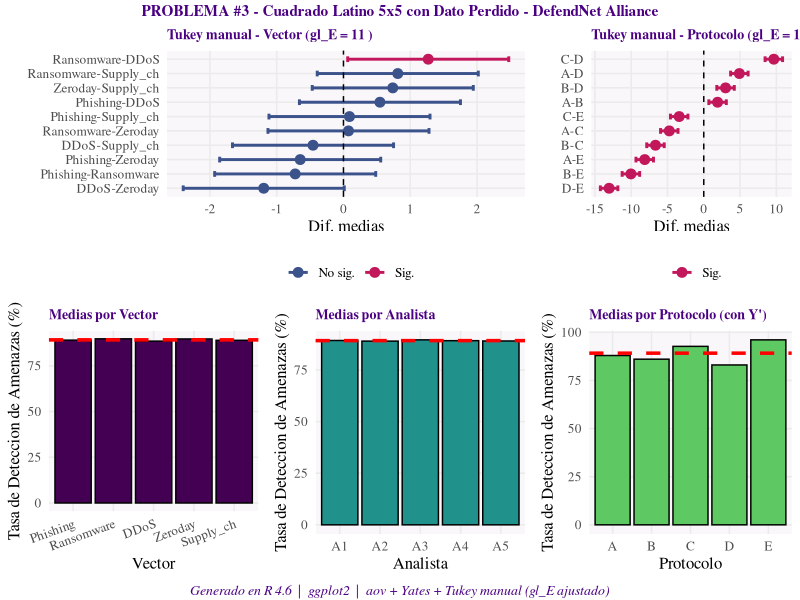
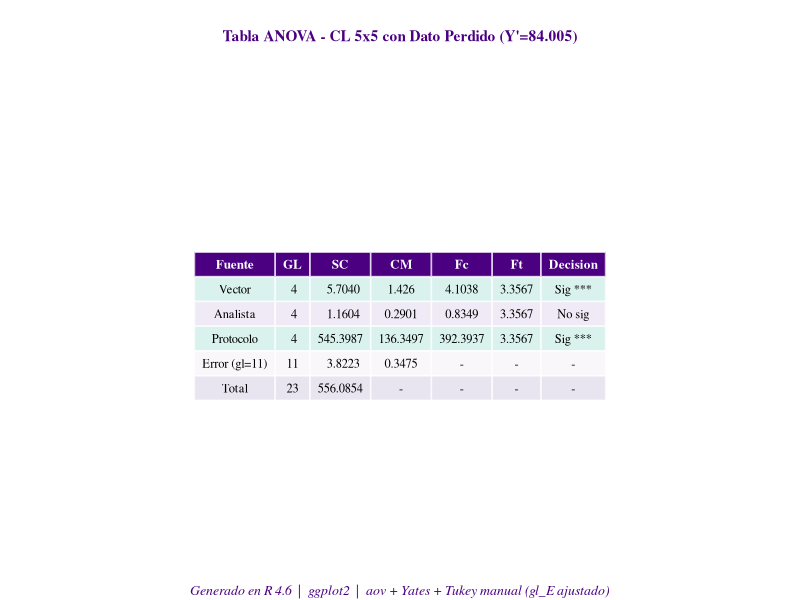

Here is the R script that generated these plots, in order:
# ============================================================
# PROBLEMA #3 - Cuadrado Latino 5x5 con Dato Perdido
# DefendNet Alliance — Tasa de Deteccion de Amenazas (%)
# ============================================================
library(ggplot2); library(dplyr); library(gridExtra)

TITULO      <- "PROBLEMA #3 - Cuadrado Latino 5x5 con Dato Perdido - DefendNet Alliance"
NOMBRE_FIL  <- "Vector"
NOMBRE_COL  <- "Analista"
NOMBRE_TRAT <- "Protocolo"
RESPUESTA   <- "Tasa de Deteccion de Amenazas (%)"

p <- 5
filas_idx <- c("Phishing","Ransomware","DDoS","Zeroday","Supply_ch")
cols_idx  <- c("A1","A2","A3","A4","A5")

# Cuadrado Latino 5x5 ciclico (NA en V2/A3 = Protocolo D perdido)
cuadrado <- matrix(c(
  "A","B","C","D","E",
  "B","C","D","E","A",
  "C","D","E","A","B",
  "D","E","A","B","C",
  "E","A","B","C","D"
), nrow=p, byrow=TRUE)

y_mat <- matrix(c(
  88.47, 85.09, 92.44, 82.82, 96.33,
  86.32, 93.75, NA,    96.65, 88.04,   # NA = dato perdido
  91.82, 82.35, 96.15, 86.84, 85.26,
  83.87, 95.64, 88.62, 87.08, 93.18,
  95.72, 87.84, 86.54, 92.37, 82.23
), nrow=p, byrow=TRUE)

# Construir data frame
N_orig <- p * p
fila_v <- rep(filas_idx, each=p)
col_v  <- rep(cols_idx,  times=p)
trat_v <- as.vector(t(cuadrado))
y_v    <- as.vector(t(y_mat))

df_full <- data.frame(
  Fila    = factor(fila_v, levels=filas_idx),
  Columna = factor(col_v,  levels=cols_idx),
  Trat    = factor(trat_v),
  Y       = y_v
)
names(df_full)[1:3] <- c(NOMBRE_FIL, NOMBRE_COL, NOMBRE_TRAT)

# Dato perdido
idx_na <- which(is.na(df_full$Y))
cat("Dato perdido: fila", as.character(df_full[idx_na, NOMBRE_FIL]),
    "| col", as.character(df_full[idx_na, NOMBRE_COL]),
    "| trat", as.character(df_full[idx_na, NOMBRE_TRAT]), "\n")

# FORMULA DE YATES
df_sin <- df_full[!is.na(df_full$Y), ]
G      <- sum(df_sin$Y)
fila_p <- as.character(df_full[idx_na, NOMBRE_FIL])
col_p  <- as.character(df_full[idx_na, NOMBRE_COL])
trat_p <- as.character(df_full[idx_na, NOMBRE_TRAT])

R     <- sum(df_sin$Y[df_sin[[NOMBRE_FIL]] == fila_p])
C_col <- sum(df_sin$Y[df_sin[[NOMBRE_COL]] == col_p])
T_t   <- sum(df_sin$Y[df_sin[[NOMBRE_TRAT]] == trat_p])

Y_prima <- (p*(R + C_col + T_t) - 2*G) / ((p-1)*(p-2))
cat(sprintf("G=%.4f  R=%.4f  C_col=%.4f  T_t=%.4f\n", G, R, C_col, T_t))
cat(sprintf("Y' = (p*(R+C_col+T_t) - 2*G) / ((p-1)*(p-2)) = %.6f\n", Y_prima))

df_full$Y[idx_na] <- Y_prima
df <- df_full

# ANOVA (gl_Error = (p-1)*(p-2) - 1 = 11 ajustado)
formula_m <- as.formula(paste("Y ~", NOMBRE_FIL, "+", NOMBRE_COL, "+", NOMBRE_TRAT))
modelo    <- aov(formula_m, data=df)
resumen   <- summary(modelo)[[1]]

sc_F <- resumen[1,"Sum Sq"]; sc_C <- resumen[2,"Sum Sq"]
sc_T <- resumen[3,"Sum Sq"]; sc_E <- resumen[4,"Sum Sq"]
sc_Tot <- sc_F + sc_C + sc_T + sc_E

gl_F <- p-1; gl_C <- p-1; gl_T <- p-1
gl_E <- (p-1)*(p-2) - 1    # = 11
cm_E <- sc_E / gl_E

alpha  <- 0.05
ft     <- qf(1-alpha, gl_F, gl_E)
Fc_F   <- (sc_F/gl_F) / cm_E
Fc_C   <- (sc_C/gl_C) / cm_E
Fc_T   <- (sc_T/gl_T) / cm_E

cat(strrep("=",70), "\nTABLA ANOVA AJUSTADA -", TITULO, "\n")
cat(sprintf("(gl_Error ajustado = %d, Y' = %.4f)\n", gl_E, Y_prima))
cat(strrep("=",70), "\n")
cat(sprintf("%-14s GL=%d SC=%.4f CM=%.4f Fc=%.4f Ft=%.4f %s\n",
    NOMBRE_FIL, gl_F, sc_F, sc_F/gl_F, Fc_F, ft, ifelse(Fc_F>ft,"SIGNIFICATIVO","no sig.")))
cat(sprintf("%-14s GL=%d SC=%.4f CM=%.4f Fc=%.4f Ft=%.4f %s\n",
    NOMBRE_COL, gl_C, sc_C, sc_C/gl_C, Fc_C, ft, ifelse(Fc_C>ft,"SIGNIFICATIVO","no sig.")))
cat(sprintf("%-14s GL=%d SC=%.4f CM=%.4f Fc=%.4f Ft=%.4f %s\n",
    NOMBRE_TRAT,gl_T, sc_T, sc_T/gl_T, Fc_T, ft, ifelse(Fc_T>ft,"SIGNIFICATIVO","no sig.")))
cat(sprintf("%-14s GL=%d SC=%.4f CM=%.4f\n", "Error", gl_E, sc_E, cm_E))
cat(sprintf("%-14s GL=%d SC=%.4f\n", "Total", N_orig-2, sc_Tot))

# PRUEBA DE TUKEY MANUAL (gl_E ajustado = 11)
k       <- p
n_grupo <- p

tukey_manual <- function(factor_name) {
  cat(sprintf("\n--- Tukey Manual - %s ---\n", factor_name))
  q_crit  <- qtukey(0.95, k, gl_E)
  T_alpha <- q_crit * sqrt(cm_E / n_grupo)
  medias  <- sort(tapply(df$Y, df[[factor_name]], mean), decreasing=TRUE)
  cat(sprintf("q(0.05,%d,%d)=%.4f  T_alpha=%.4f\n", k, gl_E, q_crit, T_alpha))
  nivs <- names(medias)
  for (i in seq_along(nivs)) {
    for (j in seq_along(nivs)) {
      if (j > i) {
        ni <- nivs[i]; nj <- nivs[j]
        dif <- abs(medias[ni] - medias[nj])
        sig <- ifelse(dif > T_alpha, "SIGNIFICATIVO *", "no significativo")
        cat(sprintf("  %s vs %s: |%.4f - %.4f| = %.4f %s %.4f -> %s\n",
            ni, nj, medias[ni], medias[nj], dif,
            ifelse(dif > T_alpha, ">", "<"), T_alpha, sig))
      }
    }
  }
}

if (Fc_F > ft) tukey_manual(NOMBRE_FIL)
if (Fc_T > ft) tukey_manual(NOMBRE_TRAT)

# ============================================================
# GRAFICAS (ESTILO R: serif + viridis 5 colores + sello)
# ============================================================
theme_R <- theme_minimal(base_family = "serif", base_size = 12) +
  theme(plot.title       = element_text(face = "bold", color = "#4b0082"),
        panel.background = element_rect(fill = "#faf7fb", color = NA),
        panel.grid.minor = element_blank(),
        legend.position  = "bottom")
PALETA_R <- c("#440154","#3b528b","#21918c","#5ec962","#fde725")
ACCENT_R <- "#4b0082"
SELLO_R  <- "Generado en R 4.6  |  ggplot2  |  aov + Yates + Tukey manual (gl_E ajustado)"
mg <- mean(df$Y)

df_pF <- data.frame(Niv=factor(filas_idx, filas_idx), Med=tapply(df$Y, df[[NOMBRE_FIL]], mean)[filas_idx])
df_pC <- data.frame(Niv=factor(cols_idx,  cols_idx),  Med=tapply(df$Y, df[[NOMBRE_COL]], mean)[cols_idx])
df_pT <- data.frame(Niv=factor(sort(unique(trat_v)), sort(unique(trat_v))),
                    Med=tapply(df$Y, df[[NOMBRE_TRAT]], mean)[sort(unique(trat_v))])

p1 <- ggplot(df_pF,aes(x=Niv,y=Med)) +
  geom_bar(stat="identity",fill=PALETA_R[1],color="black") +
  geom_hline(yintercept=mg,color="red",linetype="dashed",linewidth=1.2) +
  labs(title=paste("Medias por",NOMBRE_FIL),x=NOMBRE_FIL,y=RESPUESTA) +
  theme_R + theme(plot.title=element_text(size=10), axis.text.x=element_text(angle=20,hjust=1))

p2 <- ggplot(df_pC,aes(x=Niv,y=Med)) +
  geom_bar(stat="identity",fill=PALETA_R[3],color="black") +
  geom_hline(yintercept=mg,color="red",linetype="dashed",linewidth=1.2) +
  labs(title=paste("Medias por",NOMBRE_COL),x=NOMBRE_COL,y=RESPUESTA) +
  theme_R + theme(plot.title=element_text(size=10))

p3 <- ggplot(df_pT,aes(x=Niv,y=Med)) +
  geom_bar(stat="identity",fill=PALETA_R[4],color="black") +
  geom_hline(yintercept=mg,color="red",linetype="dashed",linewidth=1.2) +
  labs(title=paste("Medias por",NOMBRE_TRAT,"(con Y')"),x=NOMBRE_TRAT,y=RESPUESTA) +
  theme_R + theme(plot.title=element_text(size=10))

# Helper Tukey comparaciones
make_tukey_comps <- function(factor_name) {
  T_a  <- qtukey(0.95, k, gl_E) * sqrt(cm_E / n_grupo)
  meds <- tapply(df$Y, df[[factor_name]], mean)
  nv   <- names(meds)
  out  <- data.frame(Comp=character(), diff=numeric(), lwr=numeric(), upr=numeric(), Sig=logical(), stringsAsFactors=FALSE)
  for (i in 1:(length(nv)-1)) for (j in (i+1):length(nv)) {
    d <- meds[nv[i]] - meds[nv[j]]
    out <- rbind(out, data.frame(Comp=paste0(nv[i],"-",nv[j]), diff=d, lwr=d-T_a, upr=d+T_a, Sig=abs(d)>T_a, stringsAsFactors=FALSE))
  }
  out
}

# p4 - Tukey Vector (Filas, significativo)
comps_F <- make_tukey_comps(NOMBRE_FIL)
p4 <- ggplot(comps_F,aes(y=reorder(Comp,diff),x=diff)) +
  geom_errorbarh(aes(xmin=lwr,xmax=upr,color=Sig),height=0.4,linewidth=1) +
  geom_point(aes(color=Sig),size=3) + geom_vline(xintercept=0,linetype="dashed") +
  scale_color_manual(values=c("TRUE"="#c2185b","FALSE"="#3b528b"),
                     labels=c("TRUE"="Sig.","FALSE"="No sig."),name="") +
  labs(title=paste("Tukey manual -",NOMBRE_FIL,"(gl_E =",gl_E,")"),x="Dif. medias",y="") +
  theme_R + theme(plot.title=element_text(size=10))

# p5 - Tukey Protocolo (Tratamiento, significativo)
comps_T <- make_tukey_comps(NOMBRE_TRAT)
p5 <- ggplot(comps_T,aes(y=reorder(Comp,diff),x=diff)) +
  geom_errorbarh(aes(xmin=lwr,xmax=upr,color=Sig),height=0.4,linewidth=1) +
  geom_point(aes(color=Sig),size=3) + geom_vline(xintercept=0,linetype="dashed") +
  scale_color_manual(values=c("TRUE"="#c2185b","FALSE"="#21918c"),
                     labels=c("TRUE"="Sig.","FALSE"="No sig."),name="") +
  labs(title=paste("Tukey manual -",NOMBRE_TRAT,"(gl_E =",gl_E,")"),x="Dif. medias",y="") +
  theme_R + theme(plot.title=element_text(size=10))

# Tabla ANOVA grob
tbl_df <- data.frame(
  "Fuente"   = c(NOMBRE_FIL, NOMBRE_COL, NOMBRE_TRAT, paste0("Error (gl=",gl_E,")"), "Total"),
  "GL"       = c(gl_F, gl_C, gl_T, gl_E, N_orig-2),
  "SC"       = round(c(sc_F,sc_C,sc_T,sc_E,sc_Tot),4),
  "CM"       = c(round(sc_F/gl_F,4),round(sc_C/gl_C,4),round(sc_T/gl_T,4),round(cm_E,4),"-"),
  "Fc"       = c(round(Fc_F,4),round(Fc_C,4),round(Fc_T,4),"-","-"),
  "Ft"       = c(round(ft,4),round(ft,4),round(ft,4),"-","-"),
  "Decision" = c(ifelse(Fc_F>ft,"Sig ***","No sig"),ifelse(Fc_C>ft,"Sig ***","No sig"),
                 ifelse(Fc_T>ft,"Sig ***","No sig"),"-","-"),
  check.names=FALSE, stringsAsFactors=FALSE)

anova_fills <- c(
  ifelse(Fc_F > ft, "#d9f2ee", "#efeaf5"),
  ifelse(Fc_C > ft, "#d9f2ee", "#efeaf5"),
  ifelse(Fc_T > ft, "#d9f2ee", "#efeaf5"),
  "#faf7fb", "#e8e4f0"
)
tema <- gridExtra::ttheme_default(
  core   =list(bg_params=list(fill=anova_fills),fg_params=list(fontsize=9,fontfamily="serif")),
  colhead=list(bg_params=list(fill="#4b0082"),fg_params=list(col="white",fontsize=9.5,fontface="bold",fontfamily="serif")))
p_tbl <- gridExtra::arrangeGrob(
  grid::textGrob(paste0("Tabla ANOVA - CL 5x5 con Dato Perdido (Y'=",round(Y_prima,4),")"),
                 gp=grid::gpar(fontsize=11,fontface="bold",fontfamily="serif",col="#4b0082")),
  gridExtra::tableGrob(tbl_df,rows=NULL,theme=tema), ncol=1, heights=c(0.14,1))

# Rutas de salida
get_script_dir <- function() {
  args <- commandArgs(trailingOnly = FALSE)
  m <- grep("^--file=", args)
  if (length(m) > 0) return(dirname(normalizePath(sub("^--file=", "", args[m]))))
  for (i in sys.nframe():1) {
    of <- sys.frame(i)$ofile
    if (!is.null(of)) return(dirname(normalizePath(of)))
  }
  if (requireNamespace("rstudioapi", quietly = TRUE) && rstudioapi::isAvailable()) {
    pth <- rstudioapi::getSourceEditorContext()$path
    if (!is.null(pth) && nzchar(pth)) return(dirname(normalizePath(pth)))
  }
  getwd()
}
base_dir <- get_script_dir()
ruta   <- file.path(base_dir, "r_1.png")
ruta_t <- file.path(base_dir, "r_2.png")

titulo_g <- grid::textGrob(TITULO, gp=grid::gpar(fontsize=11,fontface="bold",fontfamily="serif",col="#4b0082"))
sello_g  <- grid::textGrob(SELLO_R, gp=grid::gpar(fontsize=10,fontface="italic",fontfamily="serif",col=ACCENT_R))

# Paneles reordenados (Tukey arriba) para diferenciar de Python
png(ruta, width=1700, height=1250, res=130)
print(grid.arrange(p1,p2,p3,p4,p5, layout_matrix=rbind(c(4,4,5),c(1,2,3)), top=titulo_g, bottom=sello_g))
dev.off()
cat("\nGrafica guardada:", ruta, "\n")

png(ruta_t, width=1200, height=440, res=130)
print(grid.arrange(p_tbl, bottom=sello_g))
dev.off()
cat("Tabla  guardada:", ruta_t, "\n")
